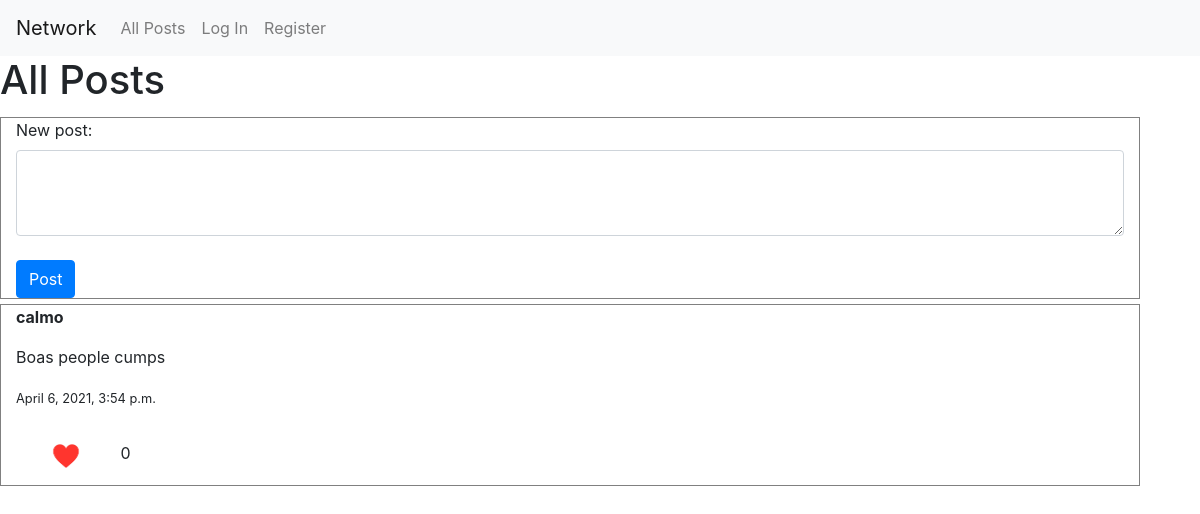
The page / on the database its author committed.
### network/models.py (models this page shows)
class Post(models.Model):
    user = models.ForeignKey(settings.AUTH_USER_MODEL, on_delete=models.CASCADE)
    text = models.CharField(max_length= 300)
    created_at = models.DateTimeField(auto_now_add=True)
    likes = models.IntegerField(default = 0) # number of likes start at 0

class User(AbstractUser):
    pass

### network/views.py (the view)
# urls.py: path("", views.index, name="index"),
def index(request):
    all_posts = Post.objects.all() #- means that its desceding order newer to older
    all_posts = all_posts.order_by('-created_at')
    return render(request, "network/index.html",{
        "posts":all_posts,"form":NewPostForm()
    })

### network/views.py
class NewPostForm(forms.Form):
    New_Post = forms.CharField(widget = forms.Textarea(
        attrs = {
            'class': 'form-control','cols': 5, 'rows': 3
        }
    ))

### network/templates/network/index.html (shortened to what this page needs)
{% extends "network/layout.html" %}
{%load static %}
{% block body %}
    <h1>All Posts</h1>
    <div class="container"
      <form action="{% url 'new_post' %}" method="post">
          {{form}}
          <br>
        <input class="btn btn-primary" type="submit" value="Post">
    </div>
    <br><br><br>
    {% for post in posts%}
      <div class="container"
            <p ><strong>{{post.user.username}}</strong> </p>
            <p >{{post.text}}</p>
            <p> <small>{{post.created_at}}</small></p>
            <img src="{% static 'network/small-heart-icon-0.jpg' %}" width="100" height="60">
            <div class="image">
              {{post.likes}}
            </div>
      </div>
    {% endfor %}
{% endblock %}

### network/templates/network/layout.html (style rules this page uses)
.container { border-style: groove; float:left; border-width: 1px; border-color: grey; margin-top:5px; }
.image { display:inline-block; }

### rows shown on the page
Post: user.username "calmo", text "Boas people cumps", created_at "April 6, 2021, 3:54 p.m.", likes "0"
